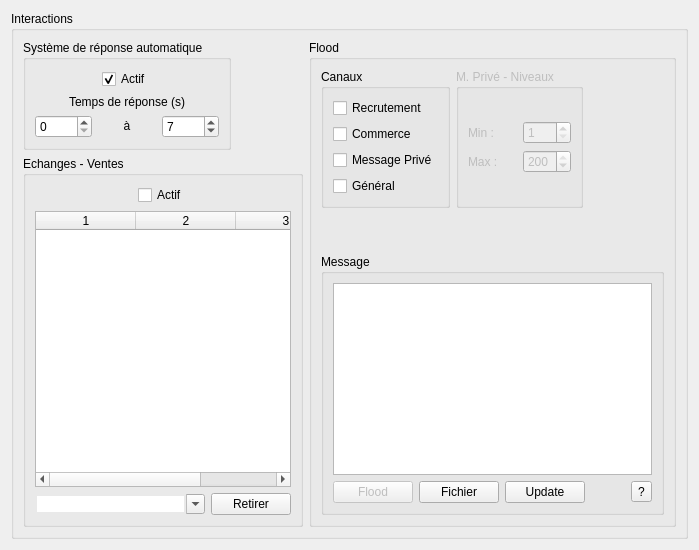
       <widget class="QWidget" name="flood_tab">
        <attribute name="icon">
         <iconset resource="../Resources.qrc">
          <normaloff>:/Resources/flood.png</normaloff>:/Resources/flood.png</iconset>
        </attribute>
        <attribute name="title">
         <string/>
        </attribute>
        <layout class="QGridLayout" name="gridLayout_4">
         <item row="0" column="1">
          <layout class="QVBoxLayout" name="verticalLayout_9"/>
         </item>
         <item row="0" column="0">
          <widget class="QGroupBox" name="groupBox_17">
           <property name="title">
            <string>Interactions</string>
           </property>
           <layout class="QGridLayout" name="gridLayout_25">
            <item row="0" column="0">
             <layout class="QHBoxLayout" name="horizontalLayout_9">
              <item>
               <layout class="QVBoxLayout" name="verticalLayout_14">
                <item>
                 <layout class="QHBoxLayout" name="horizontalLayout_15">
                  <item>
                   <widget class="QGroupBox" name="groupBox_2">
                    <property name="title">
                     <string>Système de réponse automatique</string>
                    </property>
                    <layout class="QGridLayout" name="gridLayout_5">
                     <item row="0" column="0">
                      <layout class="QVBoxLayout" name="verticalLayout_5">
                       <item>
                        <layout class="QHBoxLayout" name="horizontalLayout_11">
                         <item>
                          <spacer name="horizontalSpacer_14">
                           <property name="orientation">
                            <enum>Qt::Horizontal</enum>
                           </property>
                           <property name="sizeHint" stdset="0">
                            <size>
                             <width>40</width>
                             <height>20</height>
                            </size>
                           </property>
                          </spacer>
                         </item>
                         <item>
                          <widget class="QCheckBox" name="cleverBotState_box">
                           <property name="layoutDirection">
                            <enum>Qt::LeftToRight</enum>
                           </property>
                           <property name="autoFillBackground">
                            <bool>false</bool>
                           </property>
                           <property name="text">
                            <string>Actif</string>
                           </property>
                           <property name="checked">
                            <bool>true</bool>
                           </property>
                          </widget>
                         </item>
                         <item>
                          <spacer name="horizontalSpacer_13">
                           <property name="orientation">
                            <enum>Qt::Horizontal</enum>
                           </property>
                           <property name="sizeHint" stdset="0">
                            <size>
                             <width>40</width>
                             <height>20</height>
                            </size>
                           </property>
                          </spacer>
                         </item>
                        </layout>
                       </item>
                       <item>
                        <layout class="QVBoxLayout" name="verticalLayout_6">
                         <property name="sizeConstraint">
                          <enum>QLayout::SetMinimumSize</enum>
                         </property>
                         <item>
                          <widget class="QLabel" name="cleverBotResponse_label">
                           <property name="maximumSize">
                            <size>
                             <width>16777215</width>
                             <height>15</height>
                            </size>
                           </property>
                           <property name="text">
                            <string>&lt;html&gt;&lt;head/&gt;&lt;body&gt;&lt;p align=&quot;center&quot;&gt;Temps de réponse (s)&lt;/p&gt;&lt;/body&gt;&lt;/html&gt;</string>
                           </property>
                          </widget>
                         </item>
                         <item>
                          <layout class="QHBoxLayout" name="horizontalLayout_10">
                           <property name="sizeConstraint">
                            <enum>QLayout::SetMinimumSize</enum>
                           </property>
                           <item>
                            <widget class="QSpinBox" name="cleverBotMin_spin">
                             <property name="maximum">
                              <number>9</number>
                             </property>
                            </widget>
                           </item>
                           <item>
                            <widget class="QLabel" name="cleverBotTo_label">
                             <property name="text">
                              <string>&lt;html&gt;&lt;head/&gt;&lt;body&gt;&lt;p align=&quot;center&quot;&gt;à&lt;/p&gt;&lt;/body&gt;&lt;/html&gt;</string>
                             </property>
                            </widget>
                           </item>
                           <item>
                            <widget class="QSpinBox" name="cleverBotMax_spin">
                             <property name="minimum">
                              <number>1</number>
                             </property>
                             <property name="maximum">
                              <number>10</number>
                             </property>
                             <property name="value">
                              <number>7</number>
                             </property>
                            </widget>
                           </item>
                          </layout>
                         </item>
                        </layout>
                       </item>
                      </layout>
                     </item>
                    </layout>
                   </widget>
                  </item>
                  <item>
                   <spacer name="horizontalSpacer_17">
                    <property name="orientation">
                     <enum>Qt::Horizontal</enum>
                    </property>
                    <property name="sizeHint" stdset="0">
                     <size>
                      <width>40</width>
                      <height>20</height>
                     </size>
                    </property>
                   </spacer>
                  </item>
                 </layout>
                </item>
                <item>
                 <widget class="QGroupBox" name="groupBox_3">
                  <property name="title">
                   <string>Echanges - Ventes</string>
                  </property>
                  <layout class="QGridLayout" name="gridLayout_6">
                   <item row="0" column="0">
                    <layout class="QVBoxLayout" name="verticalLayout_8">
                     <item>
                      <layout class="QHBoxLayout" name="horizontalLayout_22">
                       <item>
                        <spacer name="horizontalSpacer_18">
                         <property name="orientation">
                          <enum>Qt::Horizontal</enum>
                         </property>
                         <property name="sizeHint" stdset="0">
                          <size>
                           <width>40</width>
                           <height>20</height>
                          </size>
                         </property>
                        </spacer>
                       </item>
                       <item>
                        <widget class="QCheckBox" name="exchangeState_checkBox">
                         <property name="text">
                          <string>Actif</string>
                         </property>
                        </widget>
                       </item>
                       <item>
                        <spacer name="horizontalSpacer_19">
                         <property name="orientation">
                          <enum>Qt::Horizontal</enum>
                         </property>
                         <property name="sizeHint" stdset="0">
                          <size>
                           <width>40</width>
                           <height>20</height>
                          </size>
                         </property>
                        </spacer>
                       </item>
                      </layout>
                     </item>
                     <item>
                      <widget class="QTableWidget" name="exchangeItem_view">
                       <property name="editTriggers">
                        <set>QAbstractItemView::NoEditTriggers</set>
                       </property>
                       <property name="alternatingRowColors">
                        <bool>true</bool>
                       </property>
                       <property name="selectionBehavior">
                        <enum>QAbstractItemView::SelectRows</enum>
                       </property>
                       <property name="columnCount">
                        <number>3</number>
                       </property>
                       <attribute name="horizontalHeaderStretchLastSection">
                        <bool>false</bool>
                       </attribute>
                       <attribute name="verticalHeaderVisible">
                        <bool>false</bool>
                       </attribute>
                       <attribute name="verticalHeaderStretchLastSection">
                        <bool>false</bool>
                       </attribute>
                       <column/>
                       <column/>
                       <column/>
                      </widget>
                     </item>
                     <item>
                      <layout class="QHBoxLayout" name="horizontalLayout_14">
                       <item>
                        <widget class="QComboBox" name="exchangeItem_list">
                         <property name="sizePolicy">
                          <sizepolicy hsizetype="Expanding" vsizetype="Fixed">
                           <horstretch>0</horstretch>
                           <verstretch>0</verstretch>
                          </sizepolicy>
                         </property>
                         <property name="editable">
                          <bool>true</bool>
                         </property>
                         <property name="currentText">
                          <string/>
                         </property>
                         <property name="currentIndex">
                          <number>-1</number>
                         </property>
                         <property name="insertPolicy">
                          <enum>QComboBox::NoInsert</enum>
                         </property>
                         <property name="frame">
                          <bool>false</bool>
                         </property>
                        </widget>
                       </item>
                       <item>
                        <widget class="QPushButton" name="exchangeItem_remove">
                         <property name="text">
                          <string>Retirer</string>
                         </property>
                        </widget>
                       </item>
                      </layout>
                     </item>
                    </layout>
                   </item>
                  </layout>
                 </widget>
                </item>
               </layout>
              </item>
              <item>
               <widget class="QGroupBox" name="groupBox">
                <property name="minimumSize">
                 <size>
                  <width>300</width>
                  <height>0</height>
                 </size>
                </property>
                <property name="title">
                 <string>Flood</string>
                </property>
                <layout class="QGridLayout" name="gridLayout_9">
                 <item row="5" column="0">
                  <widget class="QGroupBox" name="groupBox_5">
                   <property name="title">
                    <string>Message</string>
                   </property>
                   <layout class="QGridLayout" name="gridLayout_8">
                    <item row="0" column="0">
                     <layout class="QVBoxLayout" name="verticalLayout_10">
                      <item>
                       <widget class="QTextEdit" name="flood_text"/>
                      </item>
                      <item>
                       <layout class="QHBoxLayout" name="horizontalLayout_12">
                        <item>
                         <widget class="QPushButton" name="flood_button">
                          <property name="enabled">
                           <bool>false</bool>
                          </property>
                          <property name="minimumSize">
                           <size>
                            <width>0</width>
                            <height>0</height>
                           </size>
                          </property>
                          <property name="maximumSize">
                           <size>
                            <width>16777215</width>
                            <height>16777215</height>
                           </size>
                          </property>
                          <property name="text">
                           <string>Flood</string>
                          </property>
                         </widget>
                        </item>
                        <item>
                         <widget class="QPushButton" name="floodFile_button">
                          <property name="text">
                           <string>Fichier</string>
                          </property>
                         </widget>
                        </item>
                        <item>
                         <widget class="QPushButton" name="floodUpdate_button">
                          <property name="enabled">
                           <bool>true</bool>
                          </property>
                          <property name="minimumSize">
                           <size>
                            <width>0</width>
                            <height>0</height>
                           </size>
                          </property>
                          <property name="maximumSize">
                           <size>
                            <width>16777215</width>
                            <height>16777215</height>
                           </size>
                          </property>
                          <property name="text">
                           <string>Update</string>
                          </property>
                         </widget>
                        </item>
                        <item>
                         <spacer name="horizontalSpacer_15">
                          <property name="orientation">
                           <enum>Qt::Horizontal</enum>
                          </property>
                          <property name="sizeHint" stdset="0">
                           <size>
                            <width>40</width>
                            <height>20</height>
                           </size>
                          </property>
                         </spacer>
                        </item>
                        <item>
                         <widget class="QToolButton" name="floodHelp_button">
                          <property name="toolTip">
                           <string>Voir les differentes balises</string>
                          </property>
                          <property name="text">
                           <string>?</string>
                          </property>
                         </widget>
                        </item>
                       </layout>
                      </item>
                     </layout>
                    </item>
                   </layout>
                  </widget>
                 </item>
                 <item row="4" column="0">
                  <spacer name="verticalSpacer_5">
                   <property name="orientation">
                    <enum>Qt::Vertical</enum>
                   </property>
                   <property name="sizeType">
                    <enum>QSizePolicy::Preferred</enum>
                   </property>
                   <property name="sizeHint" stdset="0">
                    <size>
                     <width>20</width>
                     <height>40</height>
                    </size>
                   </property>
                  </spacer>
                 </item>
                 <item row="0" column="0">
                  <layout class="QHBoxLayout" name="horizontalLayout_13">
                   <item>
                    <widget class="QGroupBox" name="groupBox_4">
                     <property name="enabled">
                      <bool>true</bool>
                     </property>
                     <property name="title">
                      <string>Canaux</string>
                     </property>
                     <layout class="QGridLayout" name="gridLayout_7">
                      <item row="0" column="0">
                       <layout class="QVBoxLayout" name="verticalLayout_7">
                        <item>
                         <widget class="QCheckBox" name="seekCheckBox">
                          <property name="text">
                           <string>Recrutement</string>
                          </property>
                         </widget>
                        </item>
                        <item>
                         <widget class="QCheckBox" name="salesCheckBox">
                          <property name="text">
                           <string>Commerce</string>
                          </property>
                         </widget>
                        </item>
                        <item>
                         <widget class="QCheckBox" name="privateCheckBox">
                          <property name="text">
                           <string>Message Privé</string>
                          </property>
                         </widget>
                        </item>
                        <item>
                         <widget class="QCheckBox" name="globalCheckBox">
                          <property name="text">
                           <string>Général</string>
                          </property>
                         </widget>
                        </item>
                       </layout>
                      </item>
                     </layout>
                    </widget>
                   </item>
                   <item>
                    <widget class="QGroupBox" name="floodPrivate_group">
                     <property name="enabled">
                      <bool>false</bool>
                     </property>
                     <property name="title">
                      <string>M. Privé - Niveaux</string>
                     </property>
                     <layout class="QGridLayout" name="gridLayout_11">
                      <item row="0" column="0">
                       <layout class="QVBoxLayout" name="verticalLayout_12">
                        <item>
                         <layout class="QHBoxLayout" name="horizontalLayout_25">
                          <item>
                           <widget class="QLabel" name="floodMin_label">
                            <property name="text">
                             <string>Min : </string>
                            </property>
                           </widget>
                          </item>
                          <item>
                           <widget class="QSpinBox" name="floodMin_spin">
                            <property name="minimum">
                             <number>1</number>
                            </property>
                            <property name="maximum">
                             <number>200</number>
                            </property>
                           </widget>
                          </item>
                         </layout>
                        </item>
                        <item>
                         <layout class="QHBoxLayout" name="horizontalLayout_26">
                          <item>
                           <widget class="QLabel" name="floodMax_label">
                            <property name="text">
                             <string>Max : </string>
                            </property>
                           </widget>
                          </item>
                          <item>
                           <widget class="QSpinBox" name="floodMax_spin">
                            <property name="minimum">
                             <number>1</number>
                            </property>
                            <property name="maximum">
                             <number>200</number>
                            </property>
                            <property name="value">
                             <number>200</number>
                            </property>
                           </widget>
                          </item>
                         </layout>
                        </item>
                       </layout>
                      </item>
                     </layout>
                    </widget>
                   </item>
                   <item>
                    <spacer name="horizontalSpacer_25">
                     <property name="orientation">
                      <enum>Qt::Horizontal</enum>
                     </property>
                     <property name="sizeHint" stdset="0">
                      <size>
                       <width>40</width>
                       <height>20</height>
                      </size>
                     </property>
                    </spacer>
                   </item>
                  </layout>
                 </item>
                </layout>
               </widget>
              </item>
             </layout>
            </item>
           </layout>
          </widget>
         </item>
        </layout>
       </widget>
